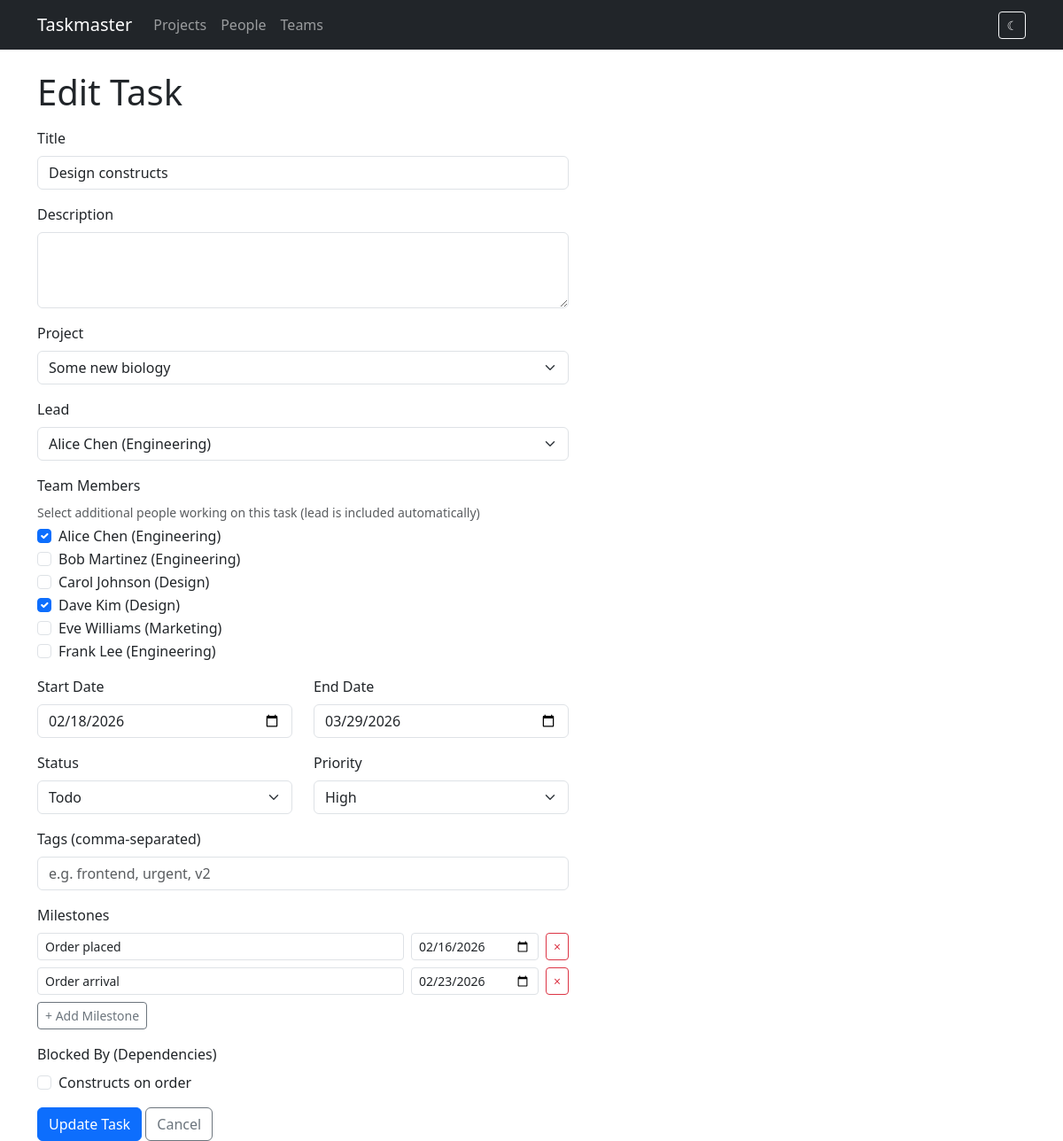
Page /tasks/21/edit on the earlier database version.
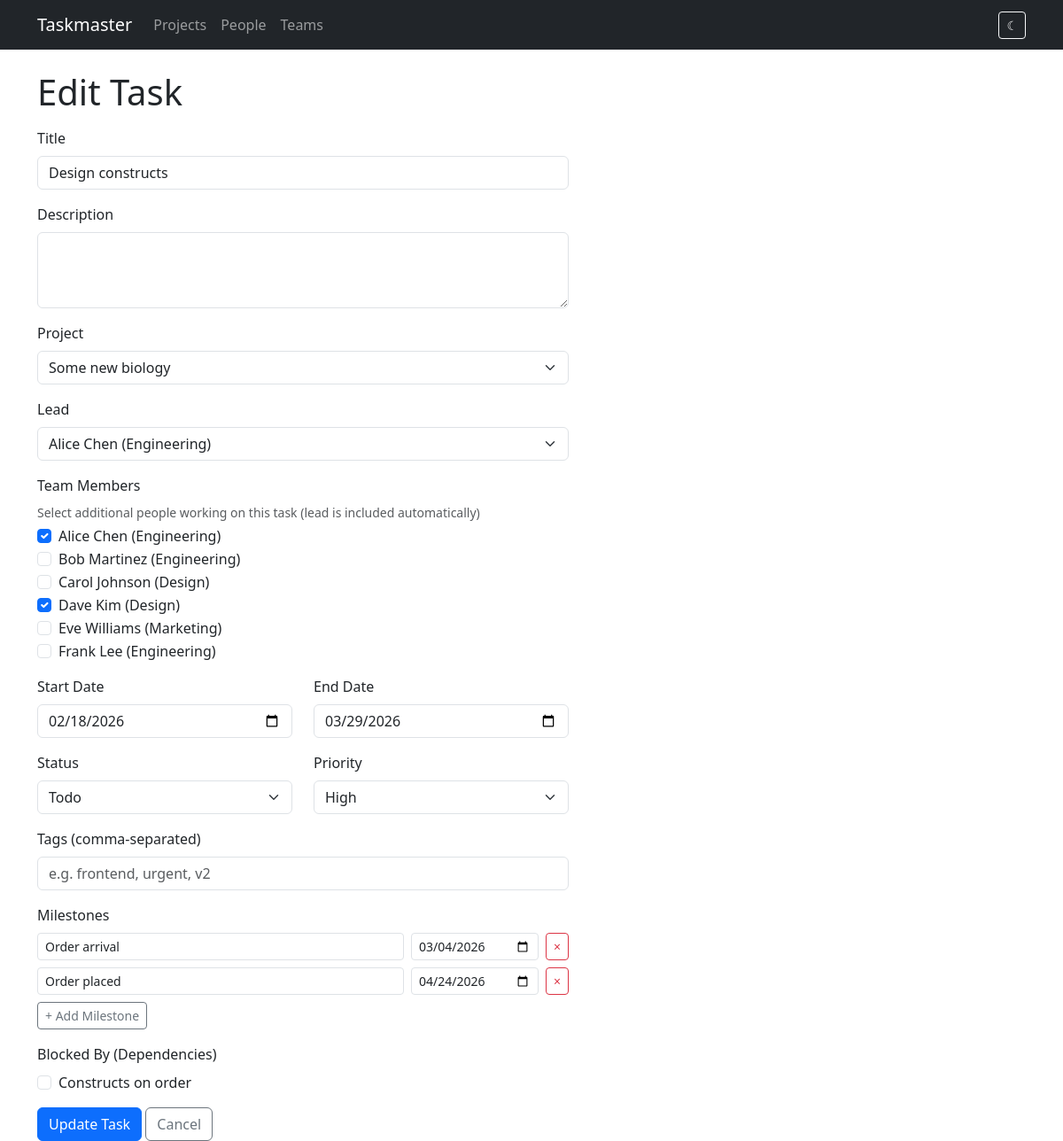
Same page on the later database version.
### models.py (models this page shows, shortened)
class Person(db.Model):
    id = db.Column(db.Integer, primary_key=True)
    name = db.Column(db.String(120), nullable=False)
    email = db.Column(db.String(120))
    team_id = db.Column(db.Integer, db.ForeignKey('team.id'))
    assignments = db.relationship('TaskAssignment', backref='person', lazy=True)

class Team(db.Model):
    id = db.Column(db.Integer, primary_key=True)
    name = db.Column(db.String(120), nullable=False)
    members = db.relationship('Person', backref='team', lazy=True)

class Milestone(db.Model):
    id = db.Column(db.Integer, primary_key=True)
    task_id = db.Column(db.Integer, db.ForeignKey('task.id'), nullable=False)
    name = db.Column(db.String(200), nullable=False)
    date = db.Column(db.Date, nullable=False)
    status_override = db.Column(db.String(20), nullable=True)  # on_track, delayed, on_hold

class Task(db.Model):
    id = db.Column(db.Integer, primary_key=True)
    title = db.Column(db.String(200), nullable=False)
    description = db.Column(db.Text)
    project_id = db.Column(db.Integer, db.ForeignKey('project.id'), nullable=False)
    start_date = db.Column(db.Date, nullable=False)
    end_date = db.Column(db.Date, nullable=False)
    status = db.Column(db.String(20), default='todo')  # todo, in_progress, done
    priority = db.Column(db.String(20), default='medium')  # low, medium, high, critical
    assignments = db.relationship('TaskAssignment', backref='task', lazy=True,
                                   cascade='all, delete-orphan')
    tags = db.relationship('Tag', secondary=task_tags, backref=db.backref('tasks', lazy=True))
    milestones = db.relationship('Milestone', backref='task', lazy=True,
                                 order_by='Milestone.date', cascade='all, delete-orphan')
    status_updates = db.relationship('StatusUpdate', backref='task', lazy=True,
                                     order_by='StatusUpdate.created_at.desc()',
                                     cascade='all, delete-orphan')
    dependencies = db.relationship(
        'Task',
        secondary='task_dependency',
        primaryjoin='Task.id == TaskDependency.task_id',
        secondaryjoin='Task.id == TaskDependency.depends_on_id',
        backref=db.backref('dependents', lazy=True),
        lazy=True,
    )
    @property
    def lead(self):
        for a in self.assignments:
            if a.is_lead:
                return a.person
        return None
    @property
    def assignees(self):
        return [a.person for a in self.assignments]

### routes/tasks.py (the view, shortened to what this page needs)
@bp.route('/tasks/<int:id>/edit', methods=['GET', 'POST'])
def edit_task(id):
    task = Task.query.get_or_404(id)
    projects = Project.query.order_by(Project.name).all()
    people = Person.query.order_by(Person.name).all()
    available_deps = Task.query.filter(
        Task.project_id == task.project_id, Task.id != task.id
    ).all()
    return render_template('tasks/form.html', task=task, projects=projects,
                           people=people, project_id=task.project_id,
                           available_deps=available_deps)

### templates/tasks/form.html (shortened to what the changed rows need)
{% extends "base.html" %}
{% block content %}
<h1>{{ 'Edit' if task else 'New' }} Task</h1>
<form method="post" class="mt-3" style="max-width: 600px;">
    <div class="mb-3">
        {% for person in people %}
        <div class="form-check">
            <input class="form-check-input member-check" type="checkbox" name="member_ids"
                   value="{{ person.id }}" id="member-{{ person.id }}"
                   {{ 'checked' if task and person in task.assignees else '' }}>
            <label class="form-check-label" for="member-{{ person.id }}">
                {{ person.name }}{% if person.team %} ({{ person.team.name }}){% endif %}
            </label>
        </div>
        {% endfor %}
    </div>
    <div class="mb-3">
        <div id="milestones-list">
            {% if task and task.milestones %}
            {% for ms in task.milestones %}
            <div class="row g-2 mb-2 milestone-row">
                <div class="col">
                    <input type="text" class="form-control form-control-sm" name="milestone_names" value="{{ ms.name }}" placeholder="Name" required>
                </div>
                <div class="col-auto">
                    <input type="date" class="form-control form-control-sm" name="milestone_dates" value="{{ ms.date }}" required>
                </div>
                <div class="col-auto">
                    <button type="button" class="btn btn-outline-danger btn-sm" onclick="this.closest('.milestone-row').remove()">&times;</button>
                </div>
            </div>
            {% endfor %}
            {% endif %}
        </div>
    </div>
    {% if available_deps %}
    <div class="mb-3">
        {% for dep_task in available_deps %}
        <div class="form-check">
            <input class="form-check-input" type="checkbox" name="dependencies"
                   value="{{ dep_task.id }}" id="dep-{{ dep_task.id }}"
                   {{ 'checked' if task and dep_task in task.dependencies else '' }}>
            <label class="form-check-label" for="dep-{{ dep_task.id }}">
                {{ dep_task.title }}
            </label>
        </div>
        {% endfor %}
    </div>
    {% endif %}
</form>
{% endblock %}

Differences in the rows shown:
changed Milestone "Order arrival": milestone_dates "02/23/2026" → "03/04/2026"; moves up the list
changed Milestone "Order placed": milestone_dates "02/16/2026" → "04/24/2026"
